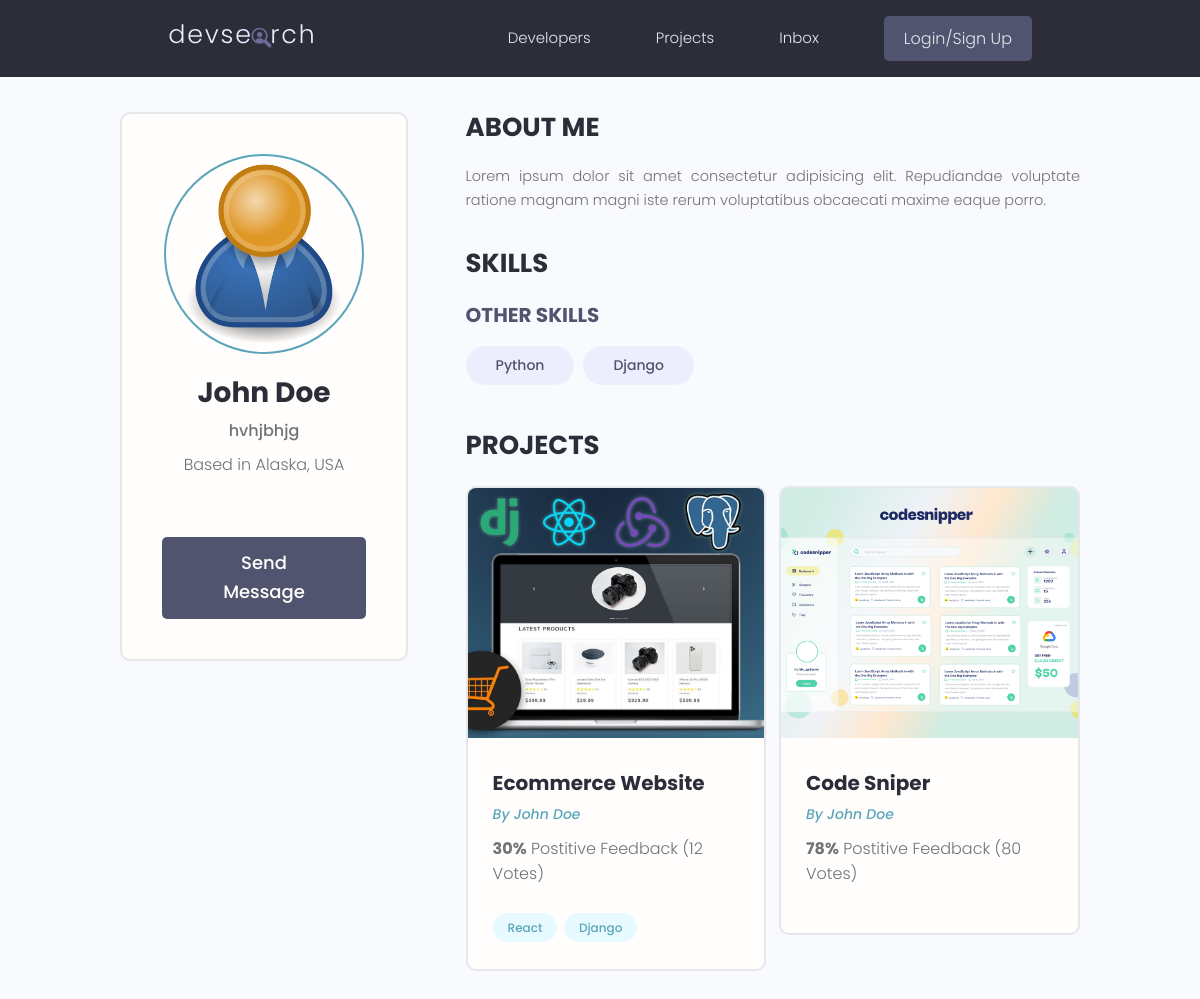
Screenshot of /profile/667886d5-c103-4707-89b8-8c7e0674e9bd/ with the database file from the repository.
### users/models.py (models this page shows, shortened)
class Profile(models.Model):
    user = models.OneToOneField(User, on_delete=models.CASCADE, null=True, blank=True)
    name = models.CharField(max_length=200, null=True, blank=True)
    email = models.EmailField(max_length=500, blank=True, null=True)
    username = models.CharField(max_length=200, null=True, blank=True)
    location = models.CharField(max_length=200, null=True, blank=True)
    short_intro = models.CharField(max_length=200, blank=True, null=True)
    bio = models.TextField(blank=True, null=True)
    profile_image = models.ImageField(null=True, blank=True, upload_to='profiles/', default='profiles/user-default.png')
    social_github = models.CharField(max_length=200, null=True, blank=True)
    social_twitter = models.CharField(max_length=200, null=True, blank=True)
    social_linkedIn = models.CharField(max_length=200, null=True, blank=True)
    social_youtube = models.CharField(max_length=200, null=True, blank=True)
    social_website = models.CharField(max_length=200, null=True, blank=True)
    created = models.DateTimeField(auto_now_add=True)
    id = models.UUIDField(default= uuid.uuid4, unique=True, primary_key=True, editable=False)

class Skill(models.Model):
    owner = models.ForeignKey(Profile, on_delete=models.CASCADE, null=True, blank=True)
    name = models.CharField(max_length=200,blank=True,null=True)
    description = models.TextField(null=True, blank=True)
    created = models.DateTimeField(auto_now_add=True)
    id = models.UUIDField(default= uuid.uuid4, unique=True, primary_key=True, editable=False)

### projects/models.py (models this page shows, shortened)
class Project(models.Model):
    owner = models.ForeignKey(Profile, null=True, blank=True, on_delete=models.SET_NULL)
    title = models.CharField(max_length=200)
    description = models.TextField(null=True, blank=True)
    featured_image = models.ImageField(null=True, blank=True, default='default.jpg')
    demo_link = models.CharField(max_length=2000, null=True, blank=True)
    source_link = models.CharField(max_length=2000, null=True, blank=True)
    tags = models.ManyToManyField('Tag', blank=True)
    vote_total = models.IntegerField(default=0, null=True, blank=True)
    vote_ratio = models.IntegerField(default=0, null=True, blank=True)
    created = models.DateTimeField(auto_now_add=True)
    id = models.UUIDField(default= uuid.uuid4, unique=True, primary_key=True, editable=False)

class Tag(models.Model):
    name = models.CharField(max_length=200)
    created = models.DateTimeField(auto_now_add=True)
    id = models.UUIDField(default= uuid.uuid4, unique=True, primary_key=True, editable=False)
    def __str__(self):
        return self.name

### users/views.py (the view)
# urls.py: path('profile/<str:pk>/', views.userProfile, name='user-profile'),
def userProfile(request, pk):
    profile = Profile.objects.get(id=pk)
    topSkills = profile.skill_set.exclude(description__exact="")
    otherSkills = profile.skill_set.filter(description="")
    context = {'profile':profile, 'topSkills':topSkills, 'otherSkills':otherSkills}
    return render(request, 'users/user-profile.html', context)

### users/templates/users/user-profile.html (shortened to what this page needs)
{% extends 'main.html' %}
{% block content %}
<main class="profile my-md">
    <div class="container">
        <div class="layout">
            <div class="column column--1of3">
                <div class="card text-center">
                    <div class="card__body dev">
                        <img class="avatar avatar--xl" src="{{ profile.profile_image.url }}" />
                        <h2 class="dev__name">{{profile.name}}</h2>
                        <p class="dev__title">{{profile.short_intro}}</p>
                        <p class="dev__location">Based in {{profile.location}}</p>
                        <a href="#" class="btn btn--sub btn--lg">Send Message </a>
                    </div>
                </div>
            </div>
            <div class="column column--2of3">
                <div class="devInfo">
                    <h3 class="devInfo__title">About Me</h3>
                    <p class="devInfo__about">{{profile.bio}}</p>
                </div>
                <div class="devInfo">
                    <h3 class="devInfo__title">Skills</h3>
                    <div class="devInfo__skills">
                        <h3 class="devInfo__subtitle">Other Skills</h3>
                        <div class="devInfo__otherSkills">
                            {% for skill in otherSkills %}
                            <span class="tag tag--pill tag--sub tag--lg">
                                <small>{{skill.name}}</small>
                            </span>
                            {% endfor %}
                        </div>
                    </div>
                </div>
                <div class="devInfo">
                    <h3 class="devInfo__title">Projects</h3>
                    <div class="grid grid--two">
                        {% for project in profile.project_set.all %}
                        <div class="column">
                            <div class="card project">
                                <a href="{% url 'project' project.id %}" class="project">
                                    <img class="project__thumbnail" src="{{project.featured_image.url}}"
                                        alt="project thumbnail" />
                                    <div class="card__body">
                                        <h3 class="project__title">{{project.title}}</h3>
                                        <p><a class="project__author" href="{% url 'user-profile' project.owner.id %}">By {{project.owner.name}}</a></p>
                                        <p class="project--rating">
                                            <span style="font-weight: bold;">{{project.vote_ratio}}%</span> Postitive
                                            Feedback ({{project.vote_total}} Vote{{project.vote_total|pluralize:'s'}})
                                        </p>
                                        <div class="project__tags">
                                            {% for tag in project.tags.all %}
                                            <span class="tag tag--pill tag--main">
                                                <small>{{tag}}</small>
                                            </span>
                                            {% endfor %}
                                        </div>
                                    </div>
                                </a>
                            </div>
                        </div>
                        {% endfor %}
                    </div>
                </div>
            </div>
        </div>
    </div>
</main>
{% endblock content %}

### static/styles/app.css (style rules this page uses)
:root { --color-sub: #2d2d39; }
.btn--sub { background-color: var(--color-sub-light); }
.card { border: 2px solid var(--color-light); }
img { width: 100%; }
.profile .card > .dev { padding: 4rem; }
.dev__name { color: var(--color-sub); font-size: 2.8rem; font-weight: 700; margin-top: 1rem; margin-bottom: 0.5rem; }
.dev__title { font-size: 1.6rem; font-weight: 500; line-height: 1.3; }
.dev__location { margin-top: 1rem; }
.devInfo { margin-bottom: 3rem; }
.devInfo__title, .devInfo__subtitle { font-size: 2.6rem; color: var(--color-sub); text-transform: uppercase; font-weight: 700; margin-bottom: 1.5rem; }
.devInfo__subtitle { font-size: 2rem; color: var(--color-sub-light); }
.devInfo__about, .devSkill__info { font-size: 1.45rem; line-height: 1.7; text-align: justify; }
.project__author { font-size: 1.4rem; font-style: italic; }
.project--rating { margin-bottom: 1.6em; margin-top: .5em; }
.project__thumbnail { height: 25rem; object-fit: cover; object-position: top center; }
.project__title { font-size: 2rem; font-weight: 700; color: var(--color-sub); }

### static/uikit/styles/modules/_variables.css (style rules this page uses)
:root { --color-main: #5aa5b9; --color-main-light: #e6faff; --color-sub: #3f4156; --color-sub-light: #51546e; --color-sub-lighter: #ededfd; --color-text: #737373; --color-gray: #8b8b8b; --color-light: #e5e7eb; --color-light-gray: #767676; --color-bg: #f8fafd; --color-white: #fffefd; --color-white-light: #f3f3f3; --color-success: #359e64; --color-success-bg: #def8e8; --color-error: #fc4b0b; --color-error-bg: #fff2ee; --font-base: 'Poppins', arial, helvetica, 'Segoe UI', roboto, ubuntu, sans-serif; --font-monospace: 'Fira Code', 'Courier New', courier, monospace; --font-regular: 300; --font-medium: 500; --font-bold: 700; --generic-shadow: 1px 1px 5px #00000010; --generic-transition: all 0.3s ease-in-out; }

### static/uikit/styles/modules/_base.css (style rules this page uses)
* { margin: 0; padding: 0; box-sizing: border-box; text-rendering: optimizeLegibility; color: inherit; font-size: inherit; }
html { font-size: 50%; }
@media only screen and (min-width: 480px) { html { font-size: 56.25%; } }
@media only screen and (min-width: 1200px) { html { font-size: 62.5%; } }
body { line-height: 1.6; font-weight: 400; font-size: 1.5rem; color: var(--color-text); background-color: var(--color-bg); min-height: 100vh; }

### static/uikit/styles/modules/_typography.css (style rules this page uses)
* { font-family: var(--font-base); }
h2 { font-size: 3.6rem; font-weight: var(--font-bold); }
h3 { font-size: 3.2rem; font-weight: var(--font-medium); }
p, span, strong { font-size: 1.6rem; color: var(--color-text); font-weight: var(--font-regular); }
a { padding-bottom: 2px; text-decoration: none; display: inline-block; color: var(--color-main); font-weight: var(--font-medium); }

### static/uikit/styles/modules/_utilities.css (style rules this page uses)
.container { width: 92%; max-width: 165rem; margin: 0 auto; box-sizing: border-box; }
@media screen and (min-width: 1000px) { .container { width: 90%; } }
@media screen and (min-width: 1200px) { .container { width: 80%; } }
.text-center { text-align: center; }
.my-md { margin: 3rem auto; }

### static/uikit/styles/modules/_avatar.css (style rules this page uses)
.avatar { border-radius: 50%; border: 2px solid var(--color-main); object-fit: cover; }
.avatar--xl { height: 20rem; width: 20rem; }

### static/uikit/styles/modules/_button.css (style rules this page uses)
.btn { display: inline-block; position: relative; cursor: pointer; background-color: var(--color-light); font-weight: var(--font-medium); color: var(--color-sub); text-decoration: none; padding: 1rem 2rem; border-radius: 0.5rem; border: none; width: -webkit-fit-content; width: -moz-fit-content; width: fit-content; height: -webkit-fit-content; height: -moz-fit-content; height: fit-content; font-size: 1.6rem; outline-width: 0; outline-color: transparent; -webkit-backface-visibility: hidden; backface-visibility: hidden; transition: all 0.3s ease-in-out; }
.btn--sub { background-color: var(--color-sub); color: var(--color-white); }
.btn--lg { font-size: 1.8rem; padding: 1.2rem 4.5rem; }

### static/uikit/styles/modules/_card.css (style rules this page uses)
.card { border-radius: 1rem; background-color: var(--color-white); border: 1.5px solid var(--color-light); width: auto; height: auto; margin-top: 0.5rem; margin-bottom: 0.5rem; overflow: hidden; }
.card__body, .card__header { padding: 2rem 2.5rem; }

### static/uikit/styles/modules/_grid.css (style rules this page uses)
.grid { display: flex; flex-wrap: wrap; justify-content: flex-start; align-items: stretch; }
.grid > .column { min-width: 28rem; margin-bottom: 2.5rem; }
.grid--two > .column { flex-basis: 100%; }
@media screen and (min-width: 800px) { .grid--two { margin-right: -2%; } }
@media screen and (min-width: 800px) { .grid--two > .column { margin-right: 2%; } }
@media screen and (min-width: 800px) { .grid--two > .column { flex-basis: 48%; } }

### rows the page displays
Profile: profile_image (placeholder picture), name "John Doe", short_intro "hvhjbhjg", location "Alaska, USA", bio "Lorem ipsum dolor sit amet consectetur adipisicing elit. Repudiandae voluptate ratione magnam magni iste rerum voluptatibus obcaecati maxime eaque porro."
Skill: name "Python"
Skill: name "Django"
Project: featured_image (picture), title "Ecommerce Website", owner.name "John Doe", vote_ratio "30", vote_total "12"
Tag: name "React"
Tag: name "Django"
Project: featured_image (picture), title "Code Sniper", owner.name "John Doe", vote_ratio "78", vote_total "80"
